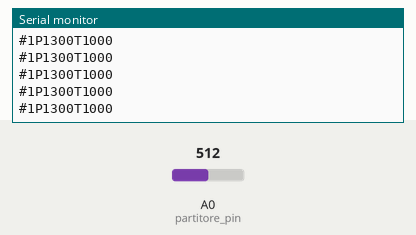
Simulated run of this sketch. Board: Arduino Uno, built with avr-gcc and run on an emulated ATmega328P. Parts: the last lines printed to the serial monitor. Inputs (shaded band) come from the test bench; at power-on: A0 (partitore_pin) = 512.

Above: at 1.2 s.
1.3 s: A0 (partitore_pin) set to 490
At 1.33 s:
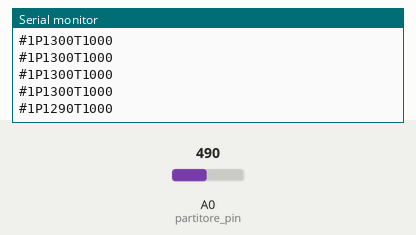
2.8 s: A0 (partitore_pin) set to 716
At 2.84 s:
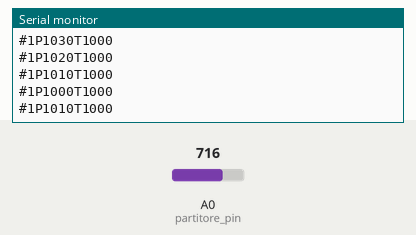
Timing chart, 0 to 5.8 s (numbered marks = the images above; inputs shaded):
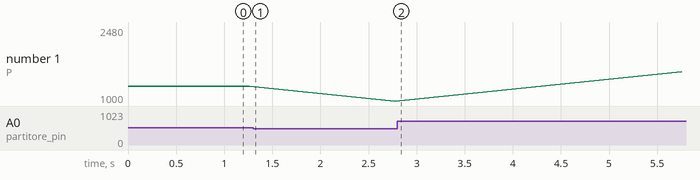

The sketch:

inseguitore_con_driver.ino
```cpp
int val;                  // valore letto in ingresso (range 0-1023)
int pos;                  // posizione del servo
int tolleranza=20;        // isteresi
int partitore_pin = A0;   // pin di lettura tensione del partitore

void setup()
{
  pinMode(partitore_pin,INPUT);   // imposto il pin del partitore come ingresso per leggere il valore della tensione
  Serial.begin(9600);             // attivo la comunicazione seriale
  pos = 1300;                     // imposto il servo in posizione centrale
}

void loop()
{
  val = analogRead(0);            // leggo il valore del partitore (range 0-1023  corrispondente a 0-5 Volt)
  if (val> 512+tolleranza){       // se il partitore legge PIU di 2.5 Volt + la tolleranza
    if (pos < 2500){              // se non sono arrivato al MASSIMO del movimento del servo
      pos += 10;                  // INCREMENTO il valore della posizione del servo
      }
    }
  if (val< 512-tolleranza){        // se il partitore legge MENO di 2.5 Volt + la tolleranza
    if (pos > 500){                // se non sono arrivato al MINIMO del movimento del servo
      pos -= 10;                   // RIDUCO il valore della posizione del servo
      }
    }
    // costruzione stringa da inviare al DRIVER che comanda i servo
    String uno = "#1P";           // indico al driver che voglio comandare il servo che è collegato alla porta 1 del driver
    String due = "T1000";         // indico al servo che il movimento per raggiungere la nuova posizione è da compiere in 1000 millisecondi

    String stringThree =  uno + pos + due; //unisco le stringhe di comando per inviarle tuttte assieme
    Serial.println (stringThree);          // invio le stringhe di comando
    delay (50);                            // attendo 50 millisecondi prima di ripetere il ciclo
}
```

Measured:
- after the input at 1.3 s, the serial monitor: prints a new line at once (image 1)
